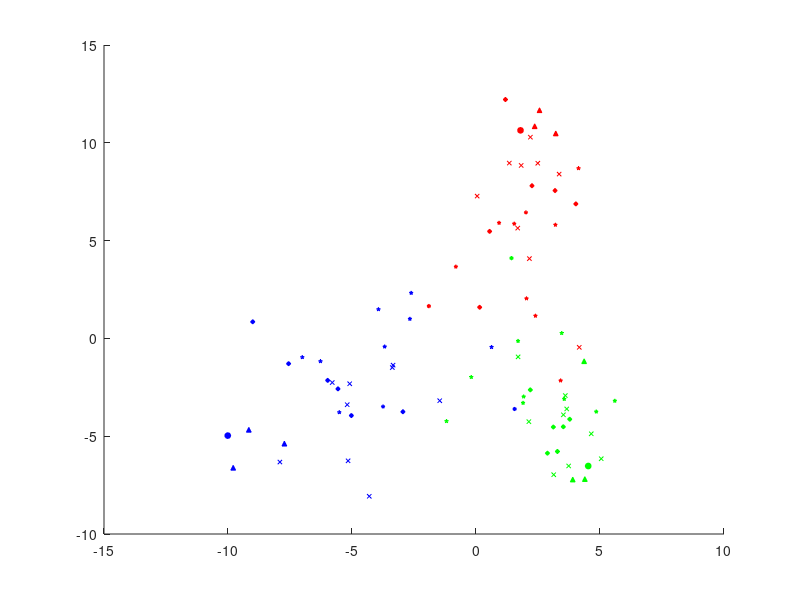

Write the MATLAB code that produced this figure. (Note: this script raises an error after producing the figure.)
clear;
clf;
load rotated_MDS_med;
category = [repelem(['r','g','b'],9),repelem(['r','g','b'],1),repelem(['r','g','b'],3),repelem(['r','g','b'],6),repelem(['r','g','b'],9),repelem(['r','g','b'],1)];
item_type = repelem(['x','o','^','d','p','h'],[27,3,9,18,27,3]);
typicality = repelem([2,6,3,2,1,1],[27,3,9,18,27,3]);%adjust the size of old items

%dim 1 vs. dim 2
figure('Name','dim 1 vs. dim 2');
for i = 1:87
    scatter(mds_store(1,i),mds_store(2,i),typicality(i)*2+6,category(i),'Marker',item_type(i),'MarkerFaceColor',category(i));
    hold on
end

% Create a legend with custom marker shapes
labels = {'old', 'prototype', 'newlow', 'newmed', 'newhigh', 'special'};
color = 'k';
markers = {'x', 'o', '^', 'd', 'p', 'h'};
size = 7;

legend_handles = gobjects(length(labels),1);
for i = 1:length(labels)
    legend_handles(i) = plot(NaN, NaN, markers{i},'Color',color,'MarkerFaceColor',color, 'MarkerSize', size);
end
legend(legend_handles, labels, 'Location', 'northeast','FontSize', 8);
xlabel('Dim 1: width-to-height ratio');
ylabel('Dim 2: horizontal splitness');
xlim([-12 12]);
ylim([-12 12]);
axis square
hold off
clear size

%dim 2 vs. dim 3
figure('Name','dim 2 vs. dim 3');
for i = 1:87
    scatter(mds_store(2,i),mds_store(3,i),typicality(i)*2+6,category(i),'Marker',item_type(i),'MarkerFaceColor',category(i));
    axis square
    hold on
end

% Create a legend with custom marker shapes
labels = {'old', 'prototype', 'newlow', 'newmed', 'newhigh', 'special'};
color = 'k';
markers = {'x', 'o', '^', 'd', 'p', 'h'};
size = 7;

legend_handles = gobjects(length(labels),1);
for i = 1:length(labels)
    legend_handles(i) = plot(NaN, NaN, markers{i},'Color',color,'MarkerFaceColor',color, 'MarkerSize', size);
end
legend(legend_handles, labels, 'Location', 'northeast','FontSize', 8);
xlabel('Dim 2: horizontal splitness');
ylabel('Dim 3: dual centrality');
xlim([-12 12]);
ylim([-12 12]);
axis square
hold off
clear size

